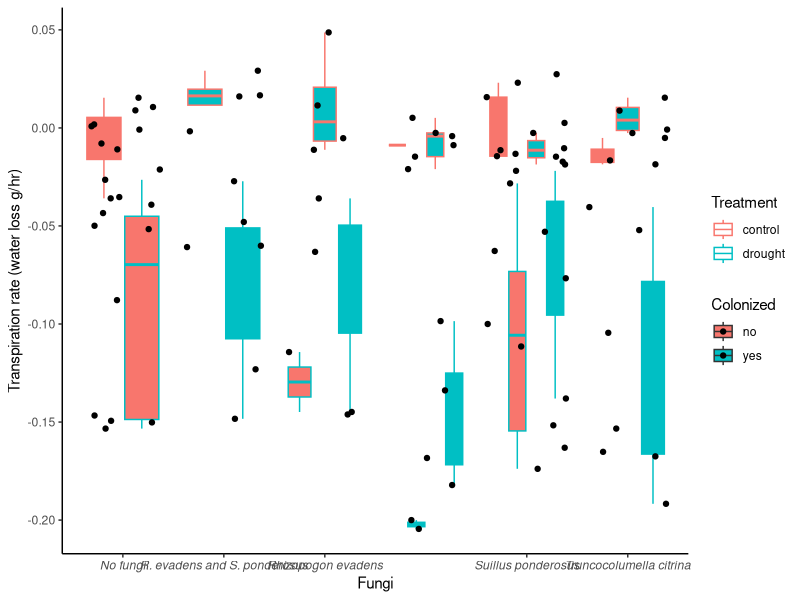
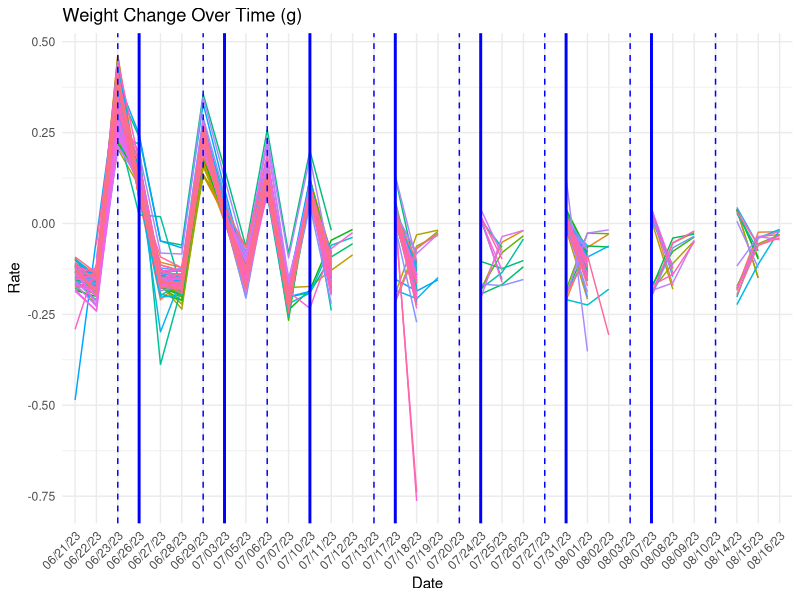
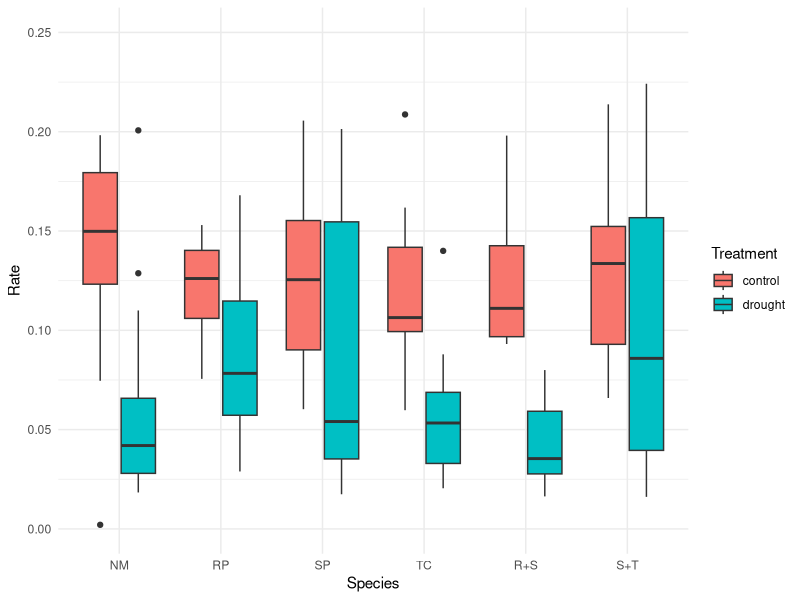

Generate these figures, in order, with R:
require(tidyverse)
require(readxl)
require(cowplot)

# Laura's effort

# Reshape the data

lysimetry_data = read_csv("Lysimetry_data.csv")
lysimetry_data = lysimetry_data[1:89,] #for some reason we're getting a ton of blank lines at the end, cutting them here.
treatments = read_csv("Treatment_key.csv") %>%
  mutate(ID = Plant_ID)

# Reshape the data (thanks Chat GPT for the regex and tidyverse wizardry!)
reshaped_data <- lysimetry_data %>%
  pivot_longer(cols = -ID,
               names_to = c(".value", "date"),
               names_pattern = "(sample|Time)(.*)") %>%
  drop_na()

reshaped_data = mutate(reshaped_data,
                       newtime = parse_date_time(reshaped_data$Time, "mdy_HM"))
# A couple of the times are hours minutes AND seconds, dealing
# with this below. (A savvier coder would use tidyverse for this
# but LB is faster with base R.)
for (i in 1:nrow(reshaped_data)) {
  if (is.na(reshaped_data$newtime[i])) {
    reshaped_data$newtime[i] = parse_date_time(reshaped_data$Time[i], "mdy_HMS")
  }
}

reshaped_data <- reshaped_data %>%
  select(ID, sample, newtime) %>%
  arrange(ID, desc(newtime))

last_three <- reshaped_data %>%
  group_by(ID) %>%
  slice_head(n = 3) %>%
  ungroup()

last_and_third_to_last <- reshaped_data %>%
  group_by(ID) %>%
  slice(c(1,3)) %>% # keep just last and third to last measurement
  ungroup()

last_and_second_to_last <- reshaped_data %>%
  group_by(ID) %>%
  slice(c(3,2)) %>% # keep just last and second to last measurement
  ungroup()

# now working to calculate hourly loss
hourly_loss <- last_and_third_to_last %>%
  arrange(ID, desc(newtime)) %>%
  group_by(ID) %>%
  summarize(massdiff_g = first(sample) - last(sample), # generates some confusing negative values, what's up?
            timediff = first(newtime) - last(newtime)) %>%
  mutate(mass_per_day = massdiff_g/as.numeric(timediff)) %>%
  mutate(mass_per_hr = mass_per_day/24) #24 hrs per day

# So, it looks like the last and third to last measurements do
# NOT consistently capture the final 48 hrs. 
# will need to fix this.
# for now, what does it look like?

# Adding in treatment info for plotting

alltogether = left_join(hourly_loss, treatments)

# Test boxplot

testplot = ggplot(data = alltogether) +
  theme_classic() +
  theme(axis.text.x = element_text(face = "italic")) +
  geom_boxplot(outlier.shape = NA, aes(x = Species, y = mass_per_hr, fill = Colonized, color = Treatment)) +
  geom_jitter(aes(x = Species, y = mass_per_hr, fill = Colonized)) +
  xlab("Fungi") + 
  ylab("Transpiration rate (water loss g/hr)") +
  scale_x_discrete(breaks=c("NM","SP", "TC", "RP", "R+S", "R+T"),
                   labels=c("No fungi",
                            "Suillus ponderosus", 
                            "Truncocolumella citrina",
                            "Rhizopogon evadens",
                            "R. evadens and S. ponderosus",
                            "R. evadens and T. citrina"))

testplot
# Preliminary thoughts:
# all these negative rates don't make sense
# a bunch of these plants were watered

# Tutor's effort

LysimetryID <- read_excel("Lysimetry+Data+for+R.xlsx", range = "A1:A90")

LysimetryTime <- read_excel("Lysimetry+Data+for+R.xlsx")%>%
  select(c(contains("Time")))%>%
  mutate(`Time07/11/23`=`Time07/11/23`+4017)


# Create a new dataframe to store the differences
TimeDiff <- data.frame(matrix(NA, nrow = nrow(LysimetryTime), ncol = ncol(LysimetryTime) - 1))

for (i in 1:(ncol(LysimetryTime) - 1)) {
  TimeDiff[, i] <- LysimetryTime[, i + 1] - LysimetryTime[, i]
}
# Rename columns of differences dataframe
column_names <- colnames(LysimetryTime)[-1]

colnames(TimeDiff) <- column_names

TimeDiff <- TimeDiff*24
# Tests
sum(TimeDiff < 0, na.rm = TRUE)

# Diff in Amount ####
LysimetryMeasure <- read_excel("Lysimetry+Data+for+R.xlsx")%>%
  select(-c( ID,contains("Time")))
MeasureDiff <- data.frame(matrix(NA, nrow = nrow(LysimetryMeasure), ncol = ncol(LysimetryMeasure) - 1))

for (i in 1:(ncol(LysimetryMeasure) - 1)) {
  MeasureDiff[, i] <- LysimetryMeasure[, i + 1] - LysimetryMeasure[, i]
}
# Rename columns
column_names <- colnames(LysimetryMeasure)[-1]

colnames(MeasureDiff) <- column_names

RateChange <- MeasureDiff/TimeDiff

RateChange <- cbind(LysimetryID,RateChange)

# Rename Columns
colnames_df <- colnames(RateChange)
colnames_df <- gsub("sample", "", colnames_df)
colnames(RateChange) <- colnames_df

write.csv(RateChange, "RateChange_modified.csv", row.names = FALSE)



Lysimetry_Info <- read_excel("Lysimetry+Info.xlsx", sheet = "Days Watered")%>%
  filter(ID=='NM04')%>%
  pivot_longer(cols = -ID, names_to = "Date", values_to = "Rate")

# Reshape the data
RateChange_long <- RateChange %>%
  pivot_longer(cols = -ID, names_to = "Date", values_to = "Rate")

# Plotting
ggplot(RateChange_long, aes(x = Date, y = Rate, group = ID, color = factor(ID))) +
  geom_line() +
  geom_vline(data = Lysimetry_Info %>% filter(Rate == 10), aes(xintercept = Date), color = "blue", linetype = "dashed") +
  geom_vline(data = Lysimetry_Info %>% filter(Rate == 20), aes(xintercept = Date), color = "blue", linetype = "solid", size = 1) +
  labs(title = "Weight Change Over Time (g)",
       x = "Date",
       y = "Rate") +
  theme_minimal() +
  theme(legend.position = "none", axis.text.x = element_text(angle = 45, hjust = 1))

# Boxplot ####

Harvest_Data <- read_excel("Harvest Data.xlsx")%>%
  select(Plant_ID,Species,Treatment)


BoxDS <- merge(Harvest_Data,RateChange_long,by.x='Plant_ID', by.y = 'ID')%>%
  na.omit()
write.csv(BoxDS, "BoxDS.csv", row.names = FALSE)

BoxDS$Date <- as.Date(BoxDS$Date, format='%m/%d/%y')
BoxDS <- BoxDS%>%
  group_by(Plant_ID)%>%
  arrange(desc(Date))%>%
  slice(1:2)%>%
  ungroup()%>%
  select(-Plant_ID,-Date)%>%
  mutate(Rate=Rate*-1)%>%
  mutate(Species = factor(Species, levels = c('NM','RP','SP','TC','R+S','S+T')))



ggplot(BoxDS, aes(x=Species,y=Rate,fill=Treatment))+
  geom_boxplot()+
  ylim(0,.25)+
  theme_minimal()
